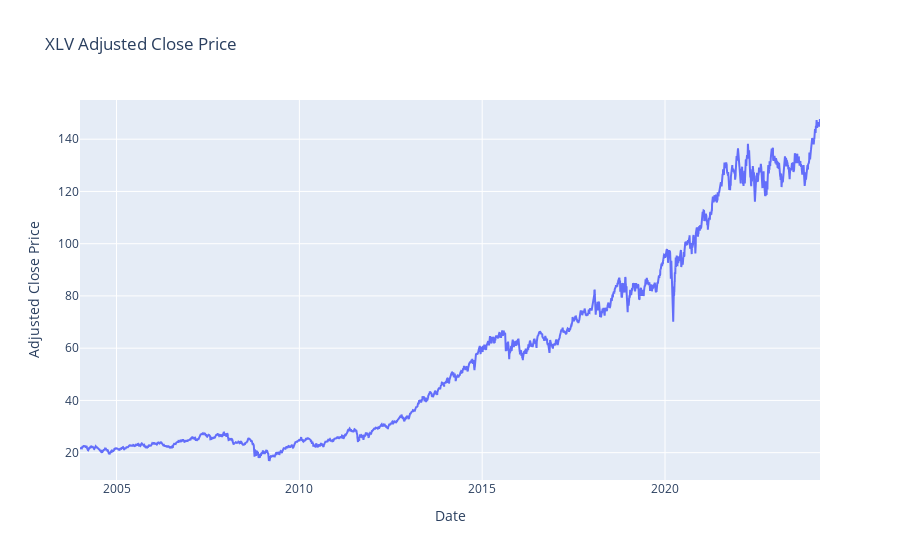

Source (notebook cell):
### Markdown cell above
Raw OHLC data is not suitable for training models. The absolute price level of a security is boundless in theory and not particularly menaningful. In the next section, you are going to engineer useful features from all of these columns. For now, as a visual sanity check, plot `Adj Close` as a line plot.

### Code cell
fig = go.Figure()
fig.add_trace(
    go.Scatter(
        x=xlv_data.index, y=xlv_data["Adj Close"], mode="lines", name="XLV Adj Close"
    )
)
fig.update_layout(
    title="XLV Adjusted Close Price",
    xaxis_title="Date",
    yaxis_title="Adjusted Close Price",
)
fig.show()

### Figure 1 — Plotly figure (JSON) as saved in the notebook; plotly's stock layout.template omitted (floating-point values rounded to 4 significant figures; data arrays with more than 128 entries replaced by an {"elided": "..."} marker saying what was removed)
{"data": [{"mode": "lines", "name": "XLV Adj Close", "type": "scatter", "x": {"elided": "5094 str values"}, "y": {"elided": "5094 float values"}}], "layout": {"title": {"text": "XLV Adjusted Close Price"}, "xaxis": {"title": {"text": "Date"}}, "yaxis": {"title": {"text": "Adjusted Close Price"}}}}
